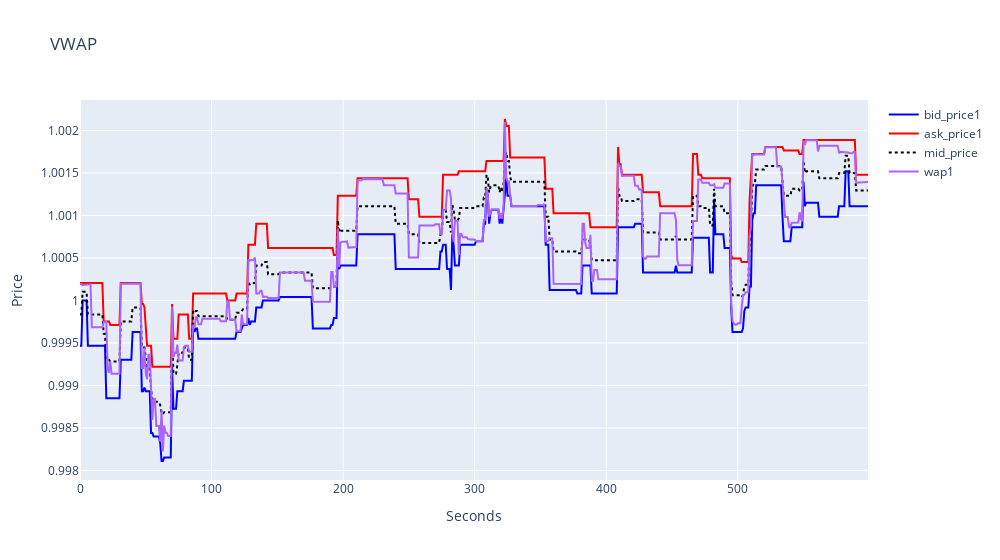

This figure's notebook cell:
### Code cell
fig = go.Figure()
fig.add_trace(go.Scatter(x=dfj["seconds_in_bucket"], y=dfj["bid_price1"].ffill(), mode='lines', name='bid_price1', line=dict(color='blue')))
fig.add_trace(go.Scatter(x=dfj["seconds_in_bucket"], y=dfj["ask_price1"].ffill(), mode='lines', name='ask_price1', line=dict(color='red')))
fig.add_trace(go.Scatter(x=dfj["seconds_in_bucket"], y=((dfj["bid_price1"] + dfj["ask_price1"])/2).ffill(), mode='lines', name='mid_price', line=dict(color='black', dash='dot')))
fig.add_trace(go.Scatter(x=dfj["seconds_in_bucket"], y=dfj["wap1"].ffill(), mode='lines', name='wap1'))
fig.update_layout(title="VWAP", width=1000)
fig.update_xaxes(title_text="Seconds") 
fig.update_yaxes(title_text="Price")
fig.show()

### Figure 1 — Plotly figure (JSON) as saved in the notebook; plotly's stock layout.template omitted (floating-point values rounded to 4 significant figures; data arrays with more than 128 entries replaced by an {"elided": "..."} marker saying what was removed)
{"data": [{"line": {"color": "blue"}, "mode": "lines", "name": "bid_price1", "type": "scatter", "x": {"elided": "600 int values"}, "y": {"elided": "600 float values"}}, {"line": {"color": "red"}, "mode": "lines", "name": "ask_price1", "type": "scatter", "x": {"elided": "600 int values"}, "y": {"elided": "600 float values"}}, {"line": {"color": "black", "dash": "dot"}, "mode": "lines", "name": "mid_price", "type": "scatter", "x": {"elided": "600 int values"}, "y": {"elided": "600 float values"}}, {"mode": "lines", "name": "wap1", "type": "scatter", "x": {"elided": "600 int values"}, "y": {"elided": "600 float values"}}], "layout": {"title": {"text": "VWAP"}, "width": 1000, "xaxis": {"title": {"text": "Seconds"}}, "yaxis": {"title": {"text": "Price"}}}}
